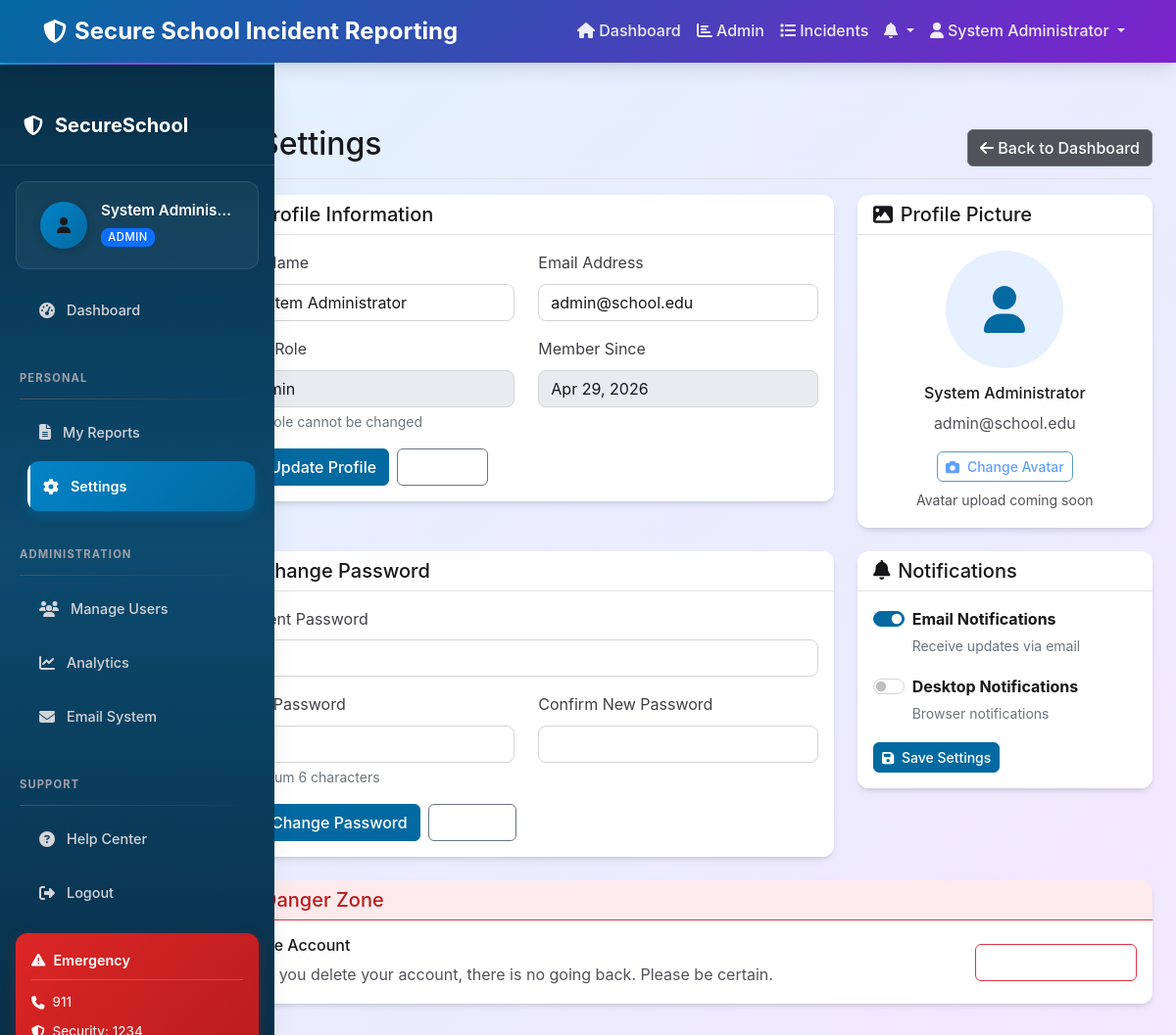
The page /settings.php (signed in) on the database its author committed.
### tables this page shows
CREATE TABLE users (
    id INT AUTO_INCREMENT PRIMARY KEY,
    full_name VARCHAR(255) NOT NULL,
    email VARCHAR(255) UNIQUE NOT NULL,
    password VARCHAR(255) NOT NULL,
    role ENUM('student', 'staff', 'admin') NOT NULL DEFAULT 'student',
    email_notifications TINYINT(1) DEFAULT 1,
    desktop_notifications TINYINT(1) DEFAULT 0,
    created_at TIMESTAMP DEFAULT CURRENT_TIMESTAMP,
    INDEX idx_email (email),
    INDEX idx_role (role)
);

### config.php (called while the page is built, shortened)
<?php
class Database {
    private static $instance = null;
    private $connection;
    private function __construct() {
        try {
            $dsn = "mysql:host=" . DB_HOST . ";dbname=" . DB_NAME . ";charset=utf8mb4";
            $options = [
                PDO::ATTR_ERRMODE => PDO::ERRMODE_EXCEPTION,
                PDO::ATTR_DEFAULT_FETCH_MODE => PDO::FETCH_ASSOC,
                PDO::ATTR_EMULATE_PREPARES => false,
                PDO::ATTR_PERSISTENT => true
            ];
            $this->connection = new PDO($dsn, DB_USER, DB_PASS, $options);
        } catch (PDOException $e) {
            die("Database connection failed: " . $e->getMessage());
        }
    }
    public static function getInstance() {
        if (self::$instance === null) {
            self::$instance = new self();
        }
        return self::$instance;
    }
    public function query($sql, $params = []) {
        try {
            $stmt = $this->connection->prepare($sql);
            $stmt->execute($params);
            return $stmt;
        } catch (PDOException $e) {
            error_log("Database query error: " . $e->getMessage());
            throw $e;
        }
    }
}
?>

### functions.php (called while the page is built, shortened)
<?php
require_once 'config.php';
class User {
    private $db;
    public function __construct() {
        $this->db = Database::getInstance();
    }
    public function get_user_by_id($id) {
        $stmt = $this->db->query("SELECT id, full_name, email, role, email_notifications, desktop_notifications, created_at FROM users WHERE id = ?", [$id]);
        return $stmt->fetch();
    }
}
function format_date($date) {
    return date('M j, Y', strtotime($date));
}
?>

### settings.php (the view, shortened to what this page needs)
<?php
require_once 'config.php';
require_once 'functions.php';
$user = new User();
$current_user = $user->get_user_by_id($_SESSION['user_id']);
?>
<!DOCTYPE html>
<html lang="en">
<head>
    <link href="https://cdn.jsdelivr.net/npm/bootstrap@5.1.3/dist/css/bootstrap.min.css" rel="stylesheet">
    <link href="css/style.css" rel="stylesheet">
</head>
<body>
    <?php include 'includes/navbar.php'; ?>
    <div class="container-fluid" style="padding-top: 80px;">
        <div class="row">
            <?php include 'includes/sidebar.php'; ?>
            <main class="col-md-9 ms-sm-auto col-lg-10 px-md-4">
                <div class="d-flex justify-content-between flex-wrap flex-md-nowrap align-items-center pt-3 pb-2 mb-3 border-bottom">
                    <h1 class="h2">
                        <i class="fas fa-cog me-2 text-primary"></i>Settings
                    </h1>
                    <div class="btn-toolbar mb-2 mb-md-0">
                        <a href="dashboard.php" class="btn btn-secondary">
                            <i class="fas fa-arrow-left"></i> Back to Dashboard
                        </a>
                    </div>
                </div>
                <div class="row">
                    <div class="col-lg-8 mb-4">
                        <div class="card">
                            <div class="card-header">
                                <h5 class="mb-0">
                                    <i class="fas fa-user me-2"></i>Profile Information
                                </h5>
                            </div>
                            <div class="card-body">
                                <form method="POST" action="">
                                    <div class="row">
                                        <div class="col-md-6 mb-3">
                                            <label for="full_name" class="form-label fw-semibold">Full Name</label>
                                            <input type="text" class="form-control" id="full_name" name="full_name"
                                                   value="<?php echo htmlspecialchars($current_user['full_name'] ?? ''); ?>" required>
                                        </div>
                                        <div class="col-md-6 mb-3">
                                            <label for="email" class="form-label fw-semibold">Email Address</label>
                                            <input type="email" class="form-control" id="email" name="email"
                                                   value="<?php echo htmlspecialchars($current_user['email'] ?? ''); ?>" required>
                                        </div>
                                    </div>
                                    <div class="row">
                                        <div class="col-md-6 mb-3">
                                            <label class="form-label fw-semibold">User Role</label>
                                            <input type="text" class="form-control" value="<?php echo ucfirst($current_user['role'] ?? 'student'); ?>" readonly>
                                            <div class="form-text">Your role cannot be changed</div>
                                        </div>
                                        <div class="col-md-6 mb-3">
                                            <label class="form-label fw-semibold">Member Since</label>
                                            <input type="text" class="form-control" value="<?php echo format_date($current_user['created_at'] ?? date('Y-m-d H:i:s')); ?>" readonly>
                                        </div>
                                    </div>
                                    <div class="d-flex gap-2">
                                        <button type="submit" class="btn btn-primary">
                                            <i class="fas fa-save me-2"></i>Update Profile
                                        </button>
                                        <button type="reset" class="btn btn-outline-secondary">
                                            <i class="fas fa-undo me-2"></i>Reset
                                        </button>
                                    </div>
                                </form>
                            </div>
                        </div>
                    </div>
                    <div class="col-lg-4 mb-4">
                        <div class="card">
                            <div class="card-header">
                                <h5 class="mb-0">
                                    <i class="fas fa-image me-2"></i>Profile Picture
                                </h5>
                            </div>
                            <div class="card-body text-center">
                                <div class="mb-3">
                                    <div class="rounded-circle bg-primary bg-opacity-10 d-flex align-items-center justify-content-center mx-auto"
                                         style="width: 120px; height: 120px;">
                                        <i class="fas fa-user fa-3x text-primary"></i>
                                    </div>
                                </div>
                                <h6 class="fw-semibold"><?php echo htmlspecialchars($current_user['full_name']); ?></h6>
                                <p class="text-muted"><?php echo htmlspecialchars($current_user['email']); ?></p>
                                <button class="btn btn-outline-primary btn-sm" disabled>
                                    <i class="fas fa-camera me-2"></i>Change Avatar
                                </button>
                                <div class="form-text text-muted mt-2">Avatar upload coming soon</div>
                            </div>
                        </div>
                    </div>
                </div>
                <div class="row">
                    <div class="col-lg-8 mb-4">
                        <div class="card">
                            <div class="card-header">
                                <h5 class="mb-0">
                                    <i class="fas fa-lock me-2"></i>Change Password
                                </h5>
                            </div>
                            <div class="card-body">
                                <form method="POST" action="">
                                    <div class="mb-3">
                                        <label for="current_password" class="form-label fw-semibold">Current Password</label>
                                        <input type="password" class="form-control" id="current_password" name="current_password" required>
                                    </div>
                                    <div class="row">
                                        <div class="col-md-6 mb-3">
                                            <label for="new_password" class="form-label fw-semibold">New Password</label>
                                            <input type="password" class="form-control" id="new_password" name="new_password" required>
                                            <div class="form-text">Minimum 6 characters</div>
                                        </div>
                                        <div class="col-md-6 mb-3">
                                            <label for="confirm_password" class="form-label fw-semibold">Confirm New Password</label>
                                            <input type="password" class="form-control" id="confirm_password" name="confirm_password" required>
                                        </div>
                                    </div>
                                    <div class="d-flex gap-2">
                                        <button type="submit" class="btn btn-primary">
                                            <i class="fas fa-key me-2"></i>Change Password
                                        </button>
                                        <button type="reset" class="btn btn-outline-secondary">
                                            <i class="fas fa-undo me-2"></i>Clear
                                        </button>
                                    </div>
                                </form>
                            </div>
                        </div>
                    </div>
                    <div class="col-lg-4 mb-4">
                        <div class="card">
                            <div class="card-header">
                                <h5 class="mb-0">
                                    <i class="fas fa-bell me-2"></i>Notifications
                                </h5>
                            </div>
                            <div class="card-body">
                                <form method="POST" action="">
                                    <div class="mb-3">
                                        <div class="form-check form-switch">
                                            <input class="form-check-input" type="checkbox" id="email_notifications"
                                                   name="email_notifications" <?php echo ($current_user['email_notifications'] ?? 1) ? 'checked' : ''; ?>>
                                            <label class="form-check-label" for="email_notifications">
                                                <strong>Email Notifications</strong>
                                                <div class="form-text">Receive updates via email</div>
                                            </label>
                                        </div>
                                    </div>
                                    <div class="mb-3">
                                        <div class="form-check form-switch">
                                            <input class="form-check-input" type="checkbox" id="desktop_notifications"
                                                   name="desktop_notifications" <?php echo ($current_user['desktop_notifications'] ?? 0) ? 'checked' : ''; ?>>
                                            <label class="form-check-label" for="desktop_notifications">
                                                <strong>Desktop Notifications</strong>
                                                <div class="form-text">Browser notifications</div>
                                            </label>
                                        </div>
                                    </div>
                                    <button type="submit" class="btn btn-primary btn-sm">
                                        <i class="fas fa-save me-2"></i>Save Settings
                                    </button>
                                </form>
                            </div>
                        </div>
                    </div>
                </div>
                <div class="row">
                    <div class="col-12">
                        <div class="card border-danger">
                            <div class="card-header bg-danger bg-opacity-10 border-danger">
                                <h5 class="mb-0 text-danger">
                                    <i class="fas fa-exclamation-triangle me-2"></i>Danger Zone
                                </h5>
                            </div>
                            <div class="card-body">
                                <div class="row align-items-center">
                                    <div class="col-md-8">
                                        <h6 class="fw-semibold">Delete Account</h6>
                                        <p class="text-muted mb-0">Once you delete your account, there is no going back. Please be certain.</p>
                                    </div>
                                    <div class="col-md-4 text-md-end">
                                        <button class="btn btn-outline-danger" onclick="confirmDeleteAccount()">
                                            <i class="fas fa-trash me-2"></i>Delete Account
                                        </button>
                                    </div>
                                </div>
                            </div>
                        </div>
                    </div>
                </div>
            </main>
        </div>
    </div>
</body>
</html>

### rows shown on the page
users: full_name "System Administrator", email "admin@school.edu", role "Admin", created_at "Apr 29, 2026", email_notifications "☑"

### other values the page prints
APP_NAME "Secure School Incident Reporting"
$_SESSION['user_name'] "System Administrator"
$_SESSION['user_name'] "System Adminis…"
$_SESSION['user_role'] "ADMIN"
